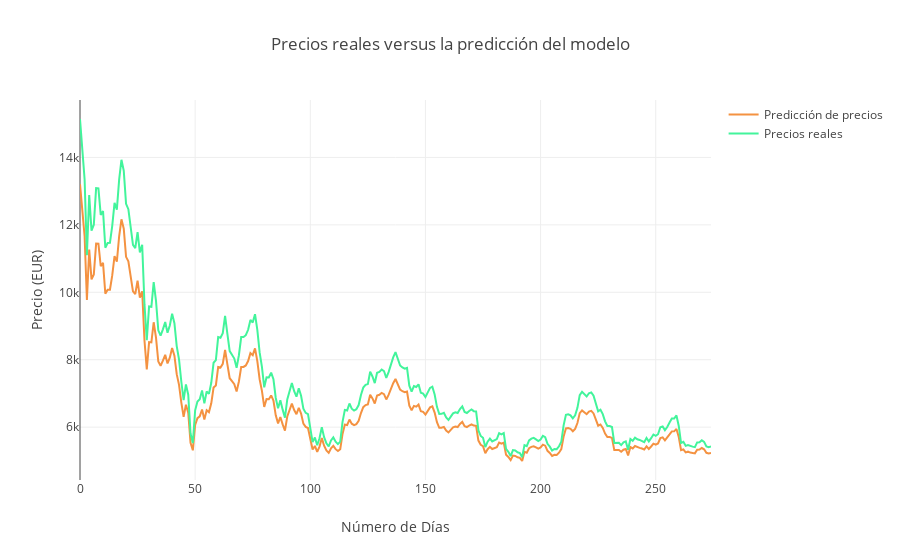

The code cell stored with this chart in its notebook:
### Code cell
trace1 = go.Scatter(
    x = np.arange(0, len(prediction2_inverse), 1),
    y = prediction2_inverse,
    mode = 'lines',
    name = 'Predicción de precios',
    line = dict(color=('rgb(244, 146, 65)'), width=2)
)
trace2 = go.Scatter(
    x = np.arange(0, len(Y_test2_inverse), 1),
    y = Y_test2_inverse,
    mode = 'lines',
    name = 'Precios reales',
    line = dict(color=('rgb(66, 244, 155)'), width=2)
)

data = [trace1, trace2]
layout = dict(title = 'Precios reales versus la predicción del modelo',
             xaxis = dict(title = 'Número de Días'), yaxis = dict(title = 'Precio (EUR)'))
fig = dict(data=data, layout=layout)
py.iplot(fig, filename='results_demonstrating0')

### Figure 1 — Plotly figure (JSON) as saved in the notebook; plotly's stock layout.template omitted (floating-point values rounded to 4 significant figures; data arrays with more than 128 entries replaced by an {"elided": "..."} marker saying what was removed)
{"data": [{"line": {"color": "rgb(244, 146, 65)", "width": 2}, "mode": "lines", "name": "Predicción de precios", "type": "scatter", "uid": "6bf0b5d0-bce2-11e8-b096-d8cb8a80ab2a", "x": {"elided": "275 int values"}, "y": {"elided": "275 float values"}}, {"line": {"color": "rgb(66, 244, 155)", "width": 2}, "mode": "lines", "name": "Precios reales", "type": "scatter", "uid": "6bf0b5d1-bce2-11e8-8626-d8cb8a80ab2a", "x": {"elided": "275 int values"}, "y": {"elided": "275 float values"}}], "layout": {"title": "Precios reales versus la predicción del modelo", "xaxis": {"title": "Número de Días"}, "yaxis": {"title": "Precio (EUR)"}}}
